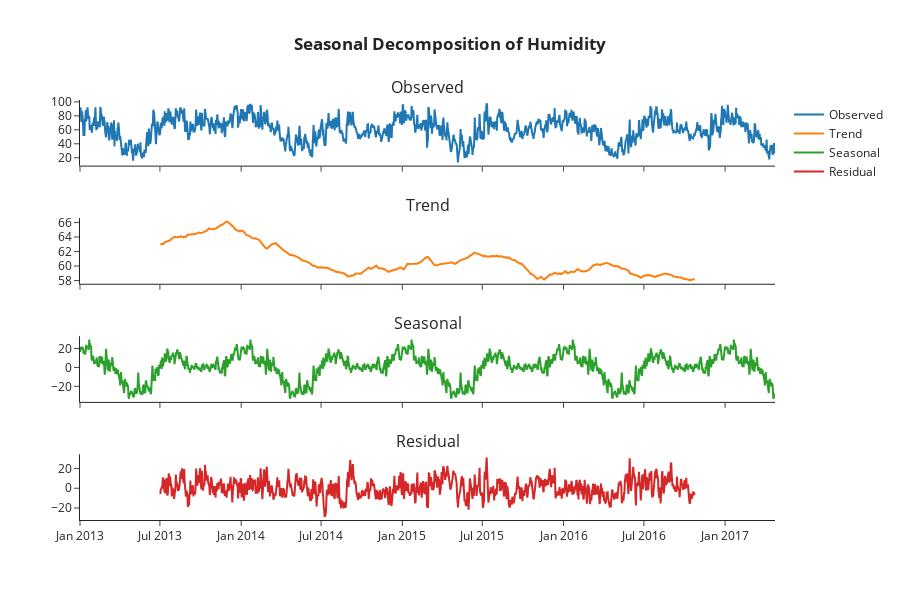

Here is the notebook cell this chart was saved with:
### Code cell
# Seasonal decomposition of humidity
decomposition = seasonal_decompose(data['humidity'], model = 'additive', period = 365)

fig = sp.make_subplots(rows=4, cols=1, shared_xaxes=True, subplot_titles=['Observed', 'Trend', 'Seasonal', 'Residual'])

traces = [
    go.Scatter(x=data.index, y=decomposition.observed, mode='lines', name='Observed'),
    go.Scatter(x=data.index, y=decomposition.trend, mode='lines', name='Trend'),
    go.Scatter(x=data.index, y=decomposition.seasonal, mode='lines', name='Seasonal'),
    go.Scatter(x=data.index, y=decomposition.resid, mode='lines', name='Residual')
]

for i, trace in enumerate(traces):
    fig.add_trace(trace, row=i+1, col=1)

fig.update_layout(template= 'simple_white',height=600, title='<b>Seasonal Decomposition of Humidity</b>', title_x=0.5)
fig.show()

### Figure 1 — Plotly figure (JSON) as saved in the notebook; plotly's stock layout.template omitted (floating-point values rounded to 4 significant figures; data arrays with more than 128 entries replaced by an {"elided": "..."} marker saying what was removed)
{"data": [{"mode": "lines", "name": "Observed", "type": "scatter", "x": {"elided": "1575 str values"}, "xaxis": "x", "y": {"elided": "1575 float values"}, "yaxis": "y"}, {"mode": "lines", "name": "Trend", "type": "scatter", "x": {"elided": "1575 str values"}, "xaxis": "x2", "y": {"elided": "1575 float values"}, "yaxis": "y2"}, {"mode": "lines", "name": "Seasonal", "type": "scatter", "x": {"elided": "1575 str values"}, "xaxis": "x3", "y": {"elided": "1575 float values"}, "yaxis": "y3"}, {"mode": "lines", "name": "Residual", "type": "scatter", "x": {"elided": "1575 str values"}, "xaxis": "x4", "y": {"elided": "1575 float values"}, "yaxis": "y4"}], "layout": {"annotations": [{"font": {"size": 16}, "showarrow": false, "text": "Observed", "x": 0.5, "xanchor": "center", "xref": "paper", "y": 1, "yanchor": "bottom", "yref": "paper"}, {"font": {"size": 16}, "showarrow": false, "text": "Trend", "x": 0.5, "xanchor": "center", "xref": "paper", "y": 0.7188, "yanchor": "bottom", "yref": "paper"}, {"font": {"size": 16}, "showarrow": false, "text": "Seasonal", "x": 0.5, "xanchor": "center", "xref": "paper", "y": 0.4375, "yanchor": "bottom", "yref": "paper"}, {"font": {"size": 16}, "showarrow": false, "text": "Residual", "x": 0.5, "xanchor": "center", "xref": "paper", "y": 0.1562, "yanchor": "bottom", "yref": "paper"}], "height": 600, "title": {"text": "<b>Seasonal Decomposition of Humidity</b>", "x": 0.5}, "xaxis": {"anchor": "y", "domain": [0, 1], "matches": "x4", "showticklabels": false}, "xaxis2": {"anchor": "y2", "domain": [0, 1], "matches": "x4", "showticklabels": false}, "xaxis3": {"anchor": "y3", "domain": [0, 1], "matches": "x4", "showticklabels": false}, "xaxis4": {"anchor": "y4", "domain": [0, 1]}, "yaxis": {"anchor": "x", "domain": [0.8438, 1]}, "yaxis2": {"anchor": "x2", "domain": [0.5625, 0.7188]}, "yaxis3": {"anchor": "x3", "domain": [0.2812, 0.4375]}, "yaxis4": {"anchor": "x4", "domain": [0, 0.1562]}}}
